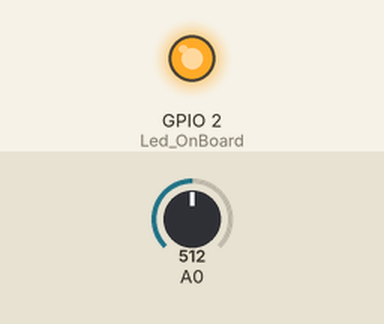
The sketch below on a simulated ESP8266 (NodeMCU). On the bench: output pins drawn as LEDs (lit = HIGH). The test bench sets the inputs (shaded band); at power-on: A0 = 512. WiFi joins after 1.5 s; servers stay silent unless stated; uploads are accepted with an empty reply; what the sketch prints to the serial monitor is not drawn.

Above: at 5.6 s.
At 8.2 s:
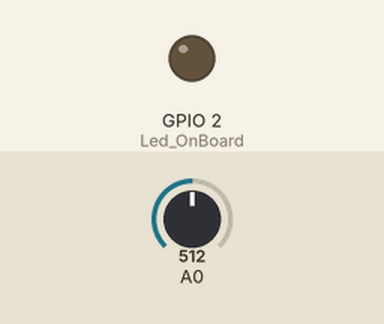
Timing chart, 0 to 10.3 s (numbered marks = the images above):
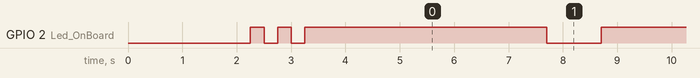

The sketch:

NodeMCU_ESP8266_MySQL_Database.ino
```cpp
#include <ESP8266WiFi.h>
#include <WiFiClient.h>
#include <ESP8266WebServer.h>
#include <ESP8266HTTPClient.h>

int Led_OnBoard = 2;                  // Initialize the Led_OnBoard
const char* ssid = "not in range";                  // Your wifi Name
const char* password = "amijaninato";          // Your wifi Password
const char *host = "http://ahosandev.com/"; //Your pc or server (database) IP

void setup() {
  // put your setup code here, to run once:
  delay(1000);
  pinMode(Led_OnBoard, OUTPUT);       // Initialize the Led_OnBoard pin as an output
  Serial.begin(9600);
  WiFi.mode(WIFI_OFF);        //Prevents reconnection issue (taking too long to connect)
  delay(1000);
  WiFi.mode(WIFI_STA);        //This line hides the viewing of ESP as wifi hotspot

  WiFi.begin(ssid, password);     //Connect to your WiFi router
  Serial.println("");

  Serial.print("Connecting");
  // Wait for connection
  while (WiFi.status() != WL_CONNECTED) {
    digitalWrite(Led_OnBoard, LOW);
    delay(250);
    Serial.print(".");
    digitalWrite(Led_OnBoard, HIGH);
    delay(250);
  }

  digitalWrite(Led_OnBoard, HIGH);
  //If connection successful show IP address in serial monitor
  Serial.println("");
  Serial.println("Connected to Network/SSID");
  Serial.print("IP address: ");
  Serial.println(WiFi.localIP());  //IP address assigned to your ESP
}

void loop() {
  // put your main code here, to run repeatedly:
  HTTPClient http;    //Declare object of class HTTPClient

  String sensorValueSend, postData;
  float read = analogRead(A0);
  double adcVoltage = (read / 1024.0) * 5000;
  double currentValue = ((adcVoltage - 2500) / 66);
  int sensorvalue= currentValue*220;  //Read Analog value of acs712 current sensor
  sensorValueSend = String(sensorvalue);   //String to interger conversion

  //Post Data
  postData = "ldrvalue=" + sensorValueSend;

  http.begin("http://ahosandev.com/finalyearproject/InsertDB.php");              //Specify request destination
  http.addHeader("Content-Type", "application/x-www-form-urlencoded");    //Specify content-type header

  int httpCode = http.POST(postData);   //Send the request
  String payload = http.getString();    //Get the response payload

  //Serial.println("sensor Value=" + sensorvalue);
  Serial.println(httpCode);   //Print HTTP return code
  Serial.println(payload);    //Print request response payload
  Serial.println("sensor Value= " + sensorValueSend);

  http.end();  //Close connection

  delay(4000);  //Here there is 4 seconds delay plus 1 second delay below, so Post Data at every 5 seconds
  digitalWrite(Led_OnBoard, LOW);
  delay(1000);
  digitalWrite(Led_OnBoard, HIGH);
}
```

Measured:
- by itself, GPIO 2 (Led_OnBoard): goes LOW 0.25 s, HIGH 0.25 s, LOW 0.25 s, 24 × (HIGH 4.5 s, LOW 1.0 s), then HIGH
